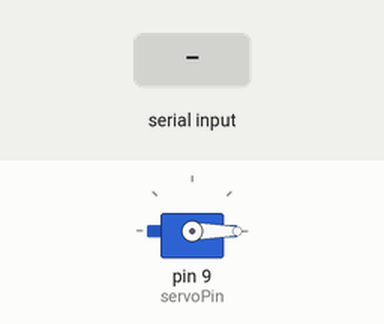
Simulated run of this sketch. Board: Arduino Uno, built with avr-gcc and run on an emulated ATmega328P. Parts: servo. The test bench sets the inputs (shaded band). What the sketch prints to the serial monitor is not drawn.

Above: at 1.2 s.
1.3 s: "90,45\n" received over Serial
At 1.7 s:
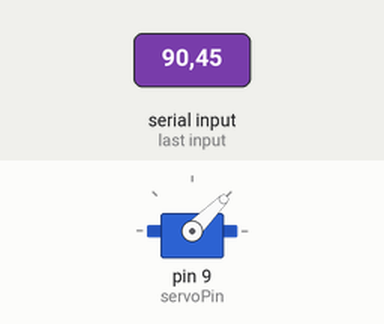
3.8 s: "30,150\n" received over Serial
At 4.6 s:
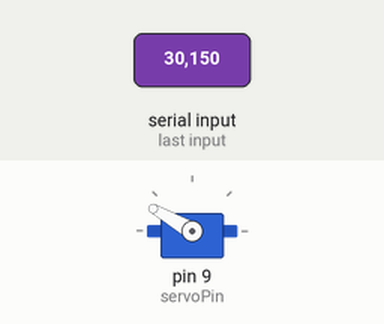
6.3 s: "200\n" received over Serial
At 7.1 s:
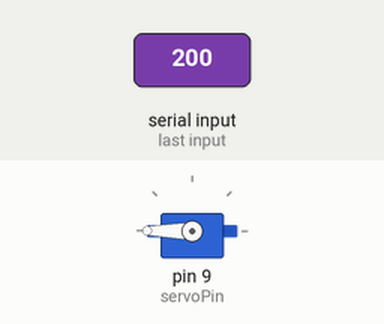
Timing chart, 0 to 9.3 s (numbered marks = the images above; inputs shaded):
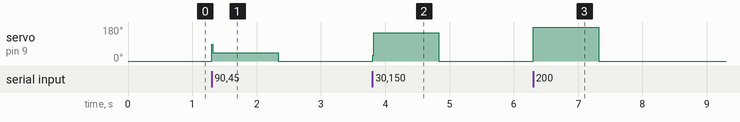

The sketch:

Code_04.ino
```cpp
//Move the servo to an angle
//Angle must be taken from the user and displayed on serial monitor

#include <Servo.h> //Including the servo library

int angle = 0;
int servoPin = 9;
int servoDelay = 15;

Servo myServo; //create an object for the servo library to control the servo

void setup()
{
  myServo.attach(servoPin); //attach the servo to PWM pin 9
  Serial.begin(9600); // opens serial port, sets data rate to 9600 bps
  myServo.write (angle); //servo is set at 0 degrees
}

void loop()
{
  Serial.print("Enter an angle(0-180) - "); //prompt for the user to enter a value
  while(Serial.available()==0){} //while there is no input data to read do nothing
  if (Serial.available() > 0) {
    angle = Serial.parseInt(); //returns the next valid integer entered
    Serial.print("received: ");
    Serial.println(angle); //displays received input on serial monitor
    myServo.write (angle); //rotates servo to the required angle
    delay(servoDelay); //time delay for the servo to reach the position (15ms)
  }
}
```

Measured:
- after the input at 1.3 s, servo on pin 9 (servoPin): 0° → 45° at once, → 0° 1.0 s later
- after the input at 3.8 s, servo on pin 9 (servoPin): 0° → 150° at once, → 0° 1.0 s later
- after the input at 6.3 s, servo on pin 9 (servoPin): 0° → 180° at once, → 0° 1.0 s later
